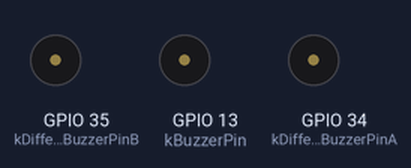
Recording of a sketch running on a simulated ESP32. Parts: buzzer (waves = sounding, pin HIGH). WiFi joins after 1.5 s; servers stay silent unless stated; what the sketch prints to the serial monitor is not drawn.

Above: at 4.2 s.
At 6.44 s:
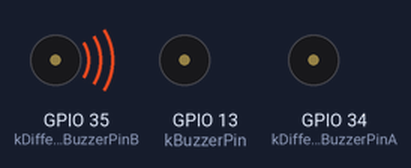
Timing chart, 0 to 9.0 s (numbered marks = the images above):
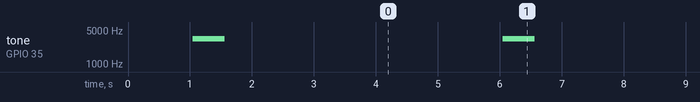

Measured:
- by itself, tone on GPIO 35 (kDifferentialBuzzerPinB): repeats every 5.0 s: 3266 Hz 0.04 s, 3268 Hz 0.04 s, 3270 Hz 0.04 s, 3268 Hz 0.04 s, 3266 Hz 0.04 s, 3268 Hz 0.04 s, 3270 Hz 0.04 s, 3268 Hz 0.08 s, 3270 Hz 0.04 s, 3268 Hz 0.04 s, silent 4.5 s, 3268 Hz 0.08 s

The sketch:

wifi_manager_ota.ino
```cpp
#include <Arduino.h>
#include <WiFi.h>
#include <ESPmDNS.h>
#include <NetworkUdp.h>
#include <ArduinoOTA.h>
#include <WiFiManager.h>

namespace {
const char *const kWifiSsid = "Warehouse_2G";
const char *const kWifiPassword = "Scottypres";
const char *const kOtaHostname = "vario-feather-v2";
const char *const kConfigPortalSsid = "VarioFeatherSetup";
const char *const kConfigPortalPassword = "configureme";

constexpr uint8_t kBuzzerPin = 13;
constexpr uint8_t kDifferentialBuzzerPinA = A6;
constexpr uint8_t kDifferentialBuzzerPinB = A7;
constexpr bool kD13BuzzerEnabled = false;
constexpr uint8_t kBuzzerChannel = 0;
constexpr uint32_t kBuzzerToneHz = 4000;
constexpr uint32_t kBuzzerPeriodMs = 5000;
constexpr uint32_t kBuzzerOnMs = 500;
constexpr uint8_t kBuzzerResolutionBits = 8;
constexpr uint32_t kDifferentialHalfPeriodUs = 125;

uint32_t lastOtaProgressMs = 0;
uint32_t buzzerCycleStartMs = 0;
bool buzzerOn = false;

void silenceDifferentialBuzzer() {
  digitalWrite(kDifferentialBuzzerPinA, LOW);
  digitalWrite(kDifferentialBuzzerPinB, LOW);
}

void playDifferentialBuzzer(uint32_t durationMs) {
  const uint32_t startMs = millis();
  while (millis() - startMs < durationMs) {
    digitalWrite(kDifferentialBuzzerPinA, HIGH);
    digitalWrite(kDifferentialBuzzerPinB, LOW);
    delayMicroseconds(kDifferentialHalfPeriodUs);

    digitalWrite(kDifferentialBuzzerPinA, LOW);
    digitalWrite(kDifferentialBuzzerPinB, HIGH);
    delayMicroseconds(kDifferentialHalfPeriodUs);
  }
  silenceDifferentialBuzzer();
}

void setBuzzer(bool enabled) {
  if (enabled == buzzerOn) {
    return;
  }

  if (enabled) {
    if (kD13BuzzerEnabled) {
      ledcWriteTone(kBuzzerPin, kBuzzerToneHz);
    }
    playDifferentialBuzzer(kBuzzerOnMs);
    if (kD13BuzzerEnabled) {
      ledcWriteTone(kBuzzerPin, 0);
    }
    digitalWrite(kBuzzerPin, LOW);
  } else {
    if (kD13BuzzerEnabled) {
      ledcWriteTone(kBuzzerPin, 0);
    }
    digitalWrite(kBuzzerPin, LOW);
    silenceDifferentialBuzzer();
  }

  buzzerOn = enabled;
}

void startBuzzer() {
  pinMode(kBuzzerPin, OUTPUT);
  pinMode(kDifferentialBuzzerPinA, OUTPUT);
  pinMode(kDifferentialBuzzerPinB, OUTPUT);
  digitalWrite(kBuzzerPin, LOW);
  digitalWrite(kDifferentialBuzzerPinA, LOW);
  digitalWrite(kDifferentialBuzzerPinB, LOW);
  if (kD13BuzzerEnabled && !ledcAttachChannel(kBuzzerPin, kBuzzerToneHz, kBuzzerResolutionBits, kBuzzerChannel)) {
    Serial.println("D13 buzzer PWM setup failed");
  }
  buzzerCycleStartMs = millis();
}

void serviceBuzzer() {
  const uint32_t now = millis();
  while (now - buzzerCycleStartMs >= kBuzzerPeriodMs) {
    buzzerCycleStartMs += kBuzzerPeriodMs;
  }

  setBuzzer(now - buzzerCycleStartMs < kBuzzerOnMs);
}

void onConfigPortal(WiFiManager *manager) {
  Serial.println("WiFiManager configuration portal started");
  Serial.print("Portal SSID: ");
  Serial.println(manager->getConfigPortalSSID());
  Serial.print("Portal IP: ");
  Serial.println(WiFi.softAPIP());
}

bool connectRequestedWifi() {
  WiFi.mode(WIFI_STA);
  WiFi.setHostname(kOtaHostname);
  WiFi.begin(kWifiSsid, kWifiPassword);

  Serial.printf("Connecting to WiFi SSID: %s\n", kWifiSsid);
  const uint32_t startMs = millis();
  while (WiFi.status() != WL_CONNECTED && millis() - startMs < 30000) {
    serviceBuzzer();
    delay(100);
  }

  if (WiFi.status() != WL_CONNECTED) {
    Serial.println("Requested WiFi connection failed; starting setup portal");
    WiFi.disconnect(false);
    return false;
  }

  Serial.print("Connected to SSID: ");
  Serial.println(WiFi.SSID());
  Serial.print("IP address: ");
  Serial.println(WiFi.localIP());
  return true;
}

void startWifi() {
  WiFi.mode(WIFI_STA);
  if (connectRequestedWifi()) {
    return;
  }

  WiFiManager wm;
  wm.setDebugOutput(true);
  wm.setHostname(kOtaHostname);
  wm.setAPCallback(onConfigPortal);
  wm.setConnectTimeout(30);
  wm.setConfigPortalTimeout(180);
  wm.preloadWiFi(kWifiSsid, kWifiPassword);

  Serial.printf("Connecting to WiFi SSID: %s\n", kWifiSsid);
  if (!wm.autoConnect(kConfigPortalSsid, kConfigPortalPassword)) {
    Serial.println("WiFi connection/configuration failed; restarting");
    delay(1000);
    ESP.restart();
  }

  Serial.print("Connected to SSID: ");
  Serial.println(WiFi.SSID());
  Serial.print("IP address: ");
  Serial.println(WiFi.localIP());
}

void startOta() {
  ArduinoOTA.setHostname(kOtaHostname);

  ArduinoOTA
    .onStart([]() {
      const char *type = ArduinoOTA.getCommand() == U_FLASH ? "sketch" : "filesystem";
      Serial.printf("OTA update started: %s\n", type);
    })
    .onEnd([]() {
      Serial.println("\nOTA update finished");
    })
    .onProgress([](unsigned int progress, unsigned int total) {
      if (millis() - lastOtaProgressMs > 500) {
        Serial.printf("OTA progress: %u%%\n", progress / (total / 100));
        lastOtaProgressMs = millis();
      }
    })
    .onError([](ota_error_t error) {
      Serial.printf("OTA error[%u]: ", error);
      if (error == OTA_AUTH_ERROR) {
        Serial.println("auth failed");
      } else if (error == OTA_BEGIN_ERROR) {
        Serial.println("begin failed");
      } else if (error == OTA_CONNECT_ERROR) {
        Serial.println("connect failed");
      } else if (error == OTA_RECEIVE_ERROR) {
        Serial.println("receive failed");
      } else if (error == OTA_END_ERROR) {
        Serial.println("end failed");
      } else {
        Serial.println("unknown error");
      }
    });

  ArduinoOTA.begin();
  Serial.printf("ArduinoOTA ready as %s.local\n", kOtaHostname);
}
}  // namespace

void setup() {
  Serial.begin(115200);
  delay(1000);

  Serial.println();
  Serial.println("Booting Vario Feather WiFiManager OTA sketch");
  startBuzzer();
  startWifi();
  startOta();
}

void loop() {
  ArduinoOTA.handle();
  serviceBuzzer();
  delay(10);
}
```
